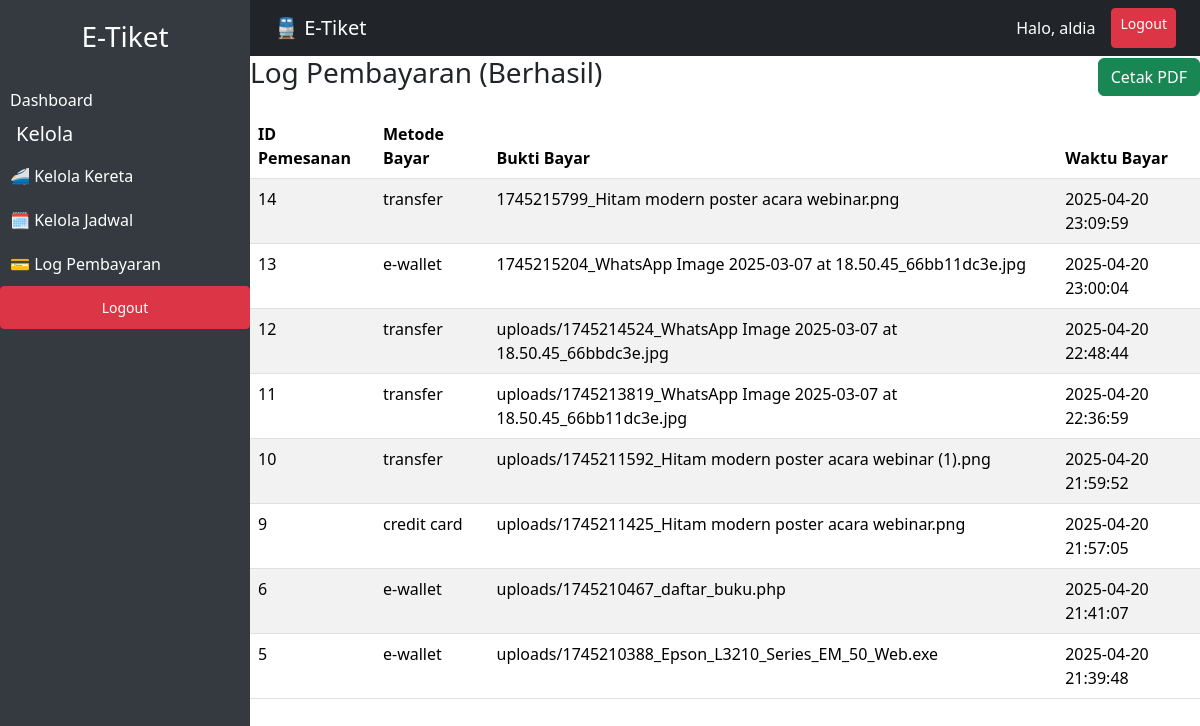
/payment.php (signed in), run on the app's committed database.
### tables this page shows
CREATE TABLE `payment` (
  `id` int NOT NULL,
  `id_pemesanan` int DEFAULT NULL,
  `metode_bayar` enum('transfer','credit card','e-wallet') NOT NULL,
  `status_proses` enum('berhasil','gagal','pending') NOT NULL DEFAULT 'pending',
  `bukti_bayar` varchar(255) NOT NULL,
  `waktu_bayar` timestamp NULL DEFAULT CURRENT_TIMESTAMP
);

### models/Payment.php (called while the page is built, shortened)
<?php
class Payment {
    private $conn;
    public function __construct($db) {
        $this->conn = $db;
    }
    public function getPaymentsByStatus($status)
{
    $query = "SELECT * FROM payment WHERE status_proses = :status ORDER BY waktu_bayar DESC";
    $stmt = $this->conn->prepare($query);
    $stmt->bindParam(':status', $status);
    $stmt->execute();
    return $stmt;
}
}

### payment.php (the view, shortened to what this page needs)
<?php
require_once "models/Payment.php";
$database = new Database();
$db = $database->connect();
$paymentModel = new Payment($db);
$payments = $paymentModel->getPaymentsByStatus('berhasil');
?>
<!DOCTYPE html>
<html lang="id">
<head>
    <link href="https://cdn.jsdelivr.net/npm/bootstrap@5.3.3/dist/css/bootstrap.min.css" rel="stylesheet">
</head>
<body>
    <?php include 'sidebar.php'; ?>
    <div class="content-wrapper">
        <nav class="navbar navbar-expand-lg navbar-dark bg-dark px-4">
            <a class="navbar-brand" href="#">🚆 E-Tiket</a>
            <div class="ms-auto d-flex">
                <span class="navbar-text text-white me-3">Halo, <?= $_SESSION['user']['nama'] ?></span>
                <a href="auth/logout.php" class="btn btn-danger btn-sm">Logout</a>
            </div>
        </nav>
        <div class="d-flex justify-content-between align-items-center mb-3">
    <h3>Log Pembayaran (Berhasil)</h3>
    <a href="cetak_pembayaran.php" target="_blank" class="btn btn-success">Cetak PDF</a>
</div>
            <table class="table table-striped">
                <thead>
                    <tr>
                        <th>ID Pemesanan</th>
                        <th>Metode Bayar</th>
                        <th>Bukti Bayar</th>
                        <th>Waktu Bayar</th>
                    </tr>
                </thead>
                <tbody>
                    <?php while ($payment = $payments->fetch(PDO::FETCH_ASSOC)) : ?>
                        <tr>
                            <td><?= htmlspecialchars($payment['id_pemesanan']) ?></td>
                            <td><?= htmlspecialchars($payment['metode_bayar']) ?></td>
                            <td><?= htmlspecialchars($payment['bukti_bayar']) ?></td>
                            <td><?= $payment['waktu_bayar'] ?></td>
                        </tr>
                    <?php endwhile; ?>
                </tbody>
            </table>
        </div>
</body>
</html>

### sidebar.php (shortened to what this page needs)
<?php
$user = $_SESSION['user'];
$role = $user['role'];
?>
<div class="sidebar">
    <h3 class="text-center text-white mb-4">E-Tiket</h3>
    <a href="dashboard.php">Dashboard</a>
    <?php if ($role === 'admin'): ?>
        <h5 class="text-white ms-3">Kelola</h5>
        <a href="kereta.php">🚄 Kelola Kereta</a>
        <a href="jadwal.php">🗓️ Kelola Jadwal</a>
        <a href="payment.php">💳 Log Pembayaran</a>
        <a href="auth/logout.php" class="btn btn-danger btn-sm">Logout</a>
    <?php elseif ($role === 'user'): ?>
        <a href="order_history.php">📄 Riwayat Pemesanan</a>
        <a href="jadwal_kereta.php">🚆 Lihat Jadwal</a>
        <a href="auth/logout.php" class="btn btn-danger btn-sm">Logout</a>
    <?php endif; ?>
</div>

### payment.php (style rules this page uses)
.content-wrapper { margin-left: 250px; }
.sidebar { position: fixed; top: 0; left: 0; width: 250px; height: 100%; background-color: #343a40; padding-top: 20px; }
.sidebar a { color: white; text-decoration: none; padding: 10px 15px; display: block; }

### sidebar.php (style rules this page uses)
.sidebar { height: 100%; width: 250px; position: fixed; top: 0; left: 0; background-color: #343a40; color: white; padding-top: 20px; }
.sidebar a { color: white; padding: 10px; text-decoration: none; display: block; }

### data on the page
payment: id_pemesanan "14", metode_bayar "transfer", bukti_bayar "1745215799_Hitam modern poster acara webinar.png", waktu_bayar "2025-04-20 23:09:59"
payment: id_pemesanan "13", metode_bayar "e-wallet", bukti_bayar "1745215204_WhatsApp Image 2025-03-07 at 18.50.45_66bb11dc3e.jpg", waktu_bayar "2025-04-20 23:00:04"
payment: id_pemesanan "12", metode_bayar "transfer", bukti_bayar "uploads/1745214524_WhatsApp Image 2025-03-07 at 18.50.45_66bbdc3e.jpg", waktu_bayar "2025-04-20 22:48:44"
payment: id_pemesanan "11", metode_bayar "transfer", bukti_bayar "uploads/1745213819_WhatsApp Image 2025-03-07 at 18.50.45_66bb11dc3e.jpg", waktu_bayar "2025-04-20 22:36:59"
payment: id_pemesanan "10", metode_bayar "transfer", bukti_bayar "uploads/1745211592_Hitam modern poster acara webinar (1).png", waktu_bayar "2025-04-20 21:59:52"
payment: id_pemesanan "9", metode_bayar "credit card", bukti_bayar "uploads/1745211425_Hitam modern poster acara webinar.png", waktu_bayar "2025-04-20 21:57:05"
payment: id_pemesanan "6", metode_bayar "e-wallet", bukti_bayar "uploads/1745210467_daftar_buku.php", waktu_bayar "2025-04-20 21:41:07"
payment: id_pemesanan "5", metode_bayar "e-wallet", bukti_bayar "uploads/1745210388_Epson_L3210_Series_EM_50_Web.exe", waktu_bayar "2025-04-20 21:39:48"

### other printed values
$_SESSION['user']['nama'] "aldia"
